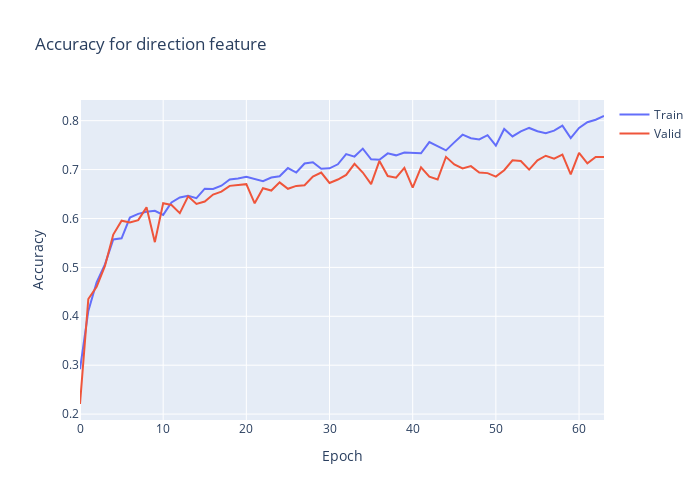

Notebook code cell kept with this figure:
### Code cell
plt.clf()
fig = go.Figure()
fig.add_trace(go.Scatter(
                    y=history.history['direction_output_accuracy'],
                    name='Train'))
fig.add_trace(go.Scatter(
                    y=history.history['val_direction_output_accuracy'],
                    name='Valid'))
fig.update_layout(height=500, 
                  width=700,
                  title='Accuracy for direction feature',
                  xaxis_title='Epoch',
                  yaxis_title='Accuracy')
fig.show()

### Figure 1 — Plotly figure (JSON) as saved in the notebook; plotly's stock layout.template omitted (floating-point values rounded to 4 significant figures)
{"data": [{"name": "Train", "type": "scatter", "y": [0.2918, 0.4109, 0.4695, 0.5061, 0.557, 0.5596, 0.6018, 0.6095, 0.6135, 0.6156, 0.6074, 0.6329, 0.6431, 0.6466, 0.6415, 0.6609, 0.6604, 0.667, 0.6797, 0.6818, 0.6853, 0.6802, 0.6762, 0.6838, 0.6864, 0.7032, 0.694, 0.7123, 0.7149, 0.7016, 0.7026, 0.7108, 0.7317, 0.7266, 0.7429, 0.721, 0.72, 0.7332, 0.7291, 0.7347, 0.7342, 0.7332, 0.7561, 0.748, 0.7393, 0.7556, 0.7714, 0.7643, 0.7617, 0.7704, 0.749, 0.7831, 0.7678, 0.778, 0.7851, 0.7785, 0.7744, 0.7795, 0.7897, 0.7643, 0.7851, 0.7968, 0.8019, 0.8096]}, {"name": "Valid", "type": "scatter", "y": [0.2206, 0.4353, 0.4603, 0.503, 0.567, 0.5955, 0.5919, 0.5967, 0.6228, 0.5516, 0.6311, 0.6275, 0.6109, 0.6453, 0.6299, 0.6346, 0.6489, 0.6548, 0.6667, 0.6679, 0.6702, 0.6311, 0.6619, 0.6572, 0.6738, 0.6607, 0.6667, 0.6679, 0.6856, 0.694, 0.6726, 0.6797, 0.6892, 0.7117, 0.694, 0.6702, 0.7177, 0.6868, 0.6833, 0.7034, 0.6631, 0.7046, 0.6856, 0.6797, 0.726, 0.7106, 0.7023, 0.707, 0.694, 0.6928, 0.6856, 0.6987, 0.7189, 0.7177, 0.6999, 0.7189, 0.7284, 0.7224, 0.7307, 0.6904, 0.7343, 0.7129, 0.726, 0.726]}], "layout": {"height": 500, "title": {"text": "Accuracy for direction feature"}, "width": 700, "xaxis": {"title": {"text": "Epoch"}}, "yaxis": {"title": {"text": "Accuracy"}}}}
